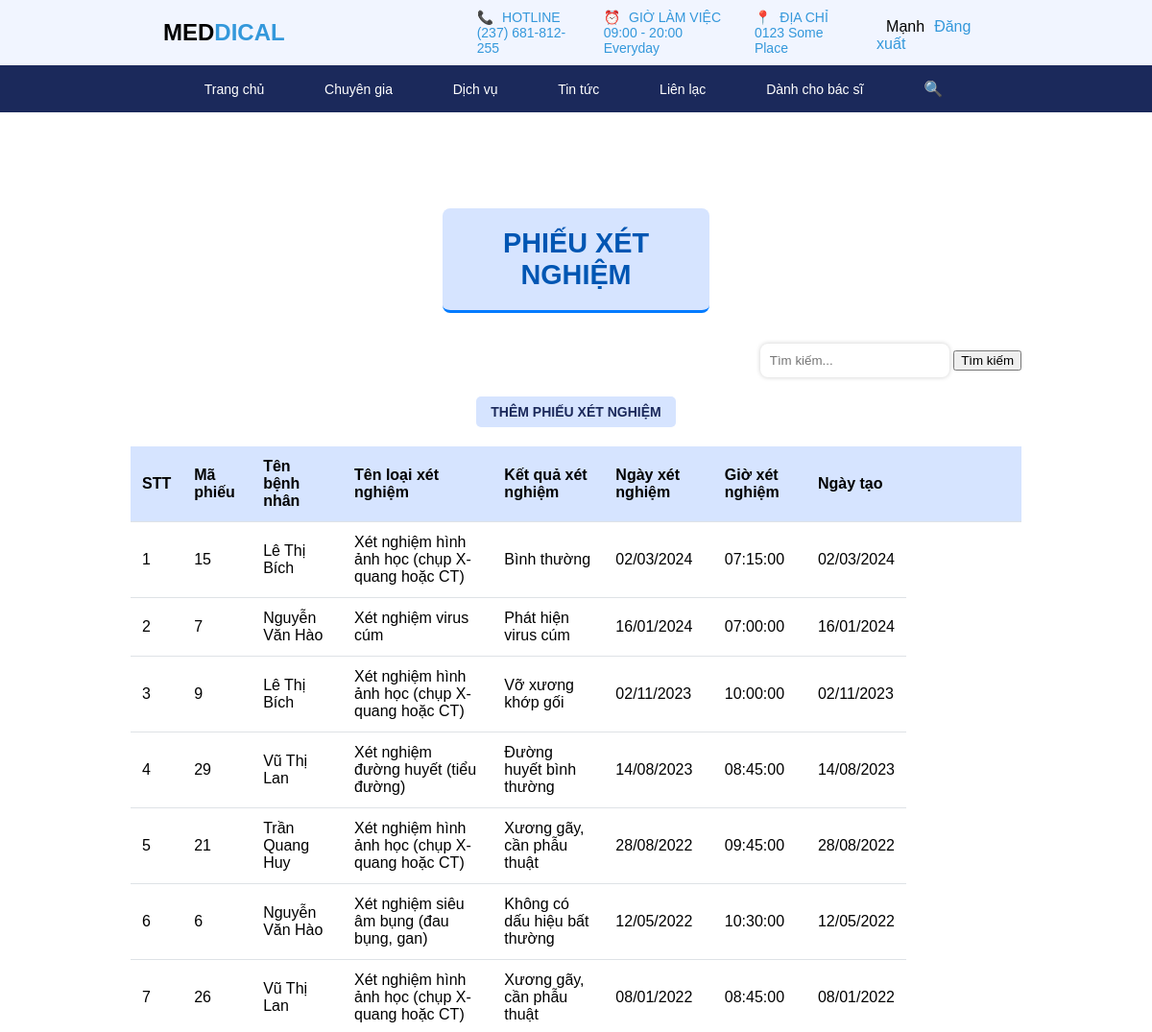
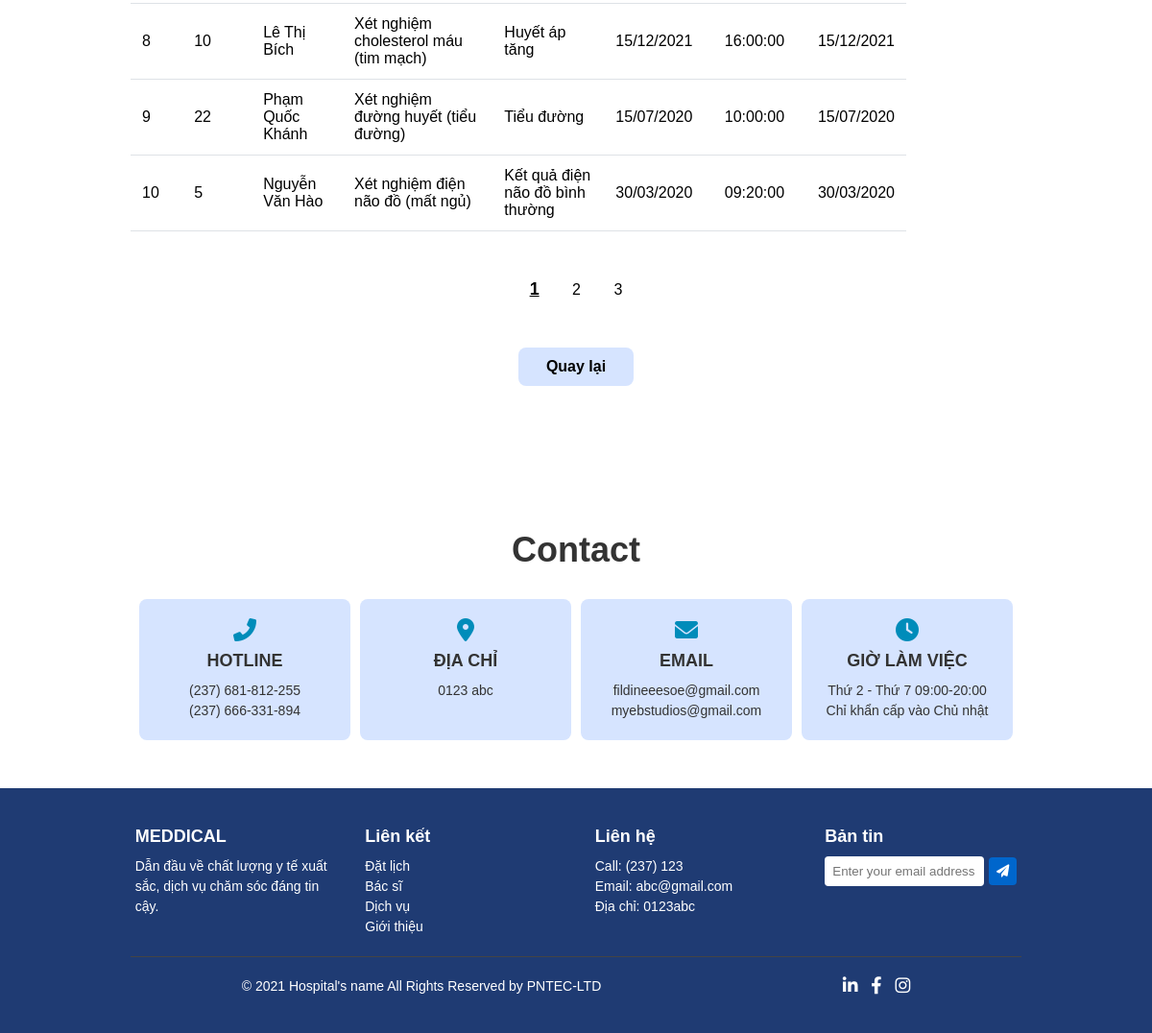
The app's page /php/HoSoBenhAn/phieuXetNghiem.php (signed in) with its own data (2 pictures, top to bottom).
### tables this page shows
CREATE TABLE `phieuxetnghiem` (
  `maPhieu` int(11) NOT NULL,
  `ketQuaXetNghiem` varchar(255) NOT NULL,
  `ngayXetNghiem` date DEFAULT NULL,
  `gioXetNghiem` time DEFAULT NULL,
  `ngayTaoPhieu` date DEFAULT NULL,
  `trangThai` varchar(255) NOT NULL,
  `maLoai` int(11) NOT NULL,
  `maHoSo` int(11) DEFAULT NULL
);

CREATE TABLE `loaixetnghiem` (
  `maLoai` int(11) NOT NULL,
  `tenLoai` varchar(255) NOT NULL
);

### php/myclass/clsbenhvien.php (called while the page is built, shortened)
<?php
    class hospital
    {
        public function connectdb()
        {
            $con=mysqli_connect("localhost","root","","benhvien");
            if(!$con)
            {
                echo 'Không thể kết nối đến database !';
                exit();
            }
            else
            {
                mysqli_set_charset($con,'utf8');
                return $con;
            }
        }
    }
?>

### php/myclass/clsbacsi_mc.php (the view, shortened to what this page needs)
<?php
    class bacsi extends hospital
    {
        public function  xemPhieuXetNghiem($sql,$inf_per_page,$current_page)
        {
            $link=$this->connectdb();
            $ketqua=mysqli_query($link,$sql);
            if(mysqli_num_rows($ketqua)>0)
            {
                echo'<table class="table table-hover" style="max-width: 1300px;">
                        <thead>
                            <tr>
                                <th align="center" valign="middle">STT</th>
                                <th align="center" valign="middle">Mã phiếu</th>
                                <th align="center" valign="middle">Tên bệnh nhân</th>
                                <th align="center" valign="middle">Tên loại xét nghiệm</th>
                                <th align="center" valign="middle">Kết quả xét nghiệm</th>
                                <th align="center" valign="middle">Ngày xét nghiệm</th>
                                <th align="center" valign="middle">Giờ xét nghiệm</th>
                                <th align="center" valign="middle" style="width: 100px;">Ngày tạo</th>
                                <th align="center" valign="middle" style="width: 120px;"></th>
                            </tr>
                        </thead>
                        <tbody>';
                $count=1 + ($current_page - 1) * $inf_per_page;
                while($row=mysqli_fetch_array($ketqua))
                {
                    $maPhieu=$row['maPhieu'];
                    $ketQuaXetNghiem=$row['ketQuaXetNghiem'];
                    $ngayXetNghiem=$row['ngayXetNghiem'];
                    $gioXetNghiem=$row['gioXetNghiem'];
                    $ngayTaoPhieu=$row['ngayTaoPhieu'];
                    $date = DateTime::createFromFormat('Y-m-d', $ngayXetNghiem);
                    $date_ngayXetNghiem = $date->format('d/m/Y');
                    $date_tao = DateTime::createFromFormat('Y-m-d', $ngayTaoPhieu);
                    $date_ngayTaoPhieu = $date_tao->format('d/m/Y');
                    echo'<tr>
                            <td align="center" valign="middle" class="pt-3">'.$count.'</td>
                            <td align="center" valign="middle" class="pt-3">'.$maPhieu.'</td>
                            <td align="center" valign="middle" class="pt-3">'.$row['hoTenBenhNhan'].'</td>
                            <td align="center" valign="middle" class="pt-3">'.$row['tenLoaiXetNghiem'].'</td>
                            <td align="center" valign="middle" class="pt-3">'.$ketQuaXetNghiem.'</td>
                            <td align="center" valign="middle" class="pt-3">'.$date_ngayXetNghiem.'</td>
                            <td align="center" valign="middle" class="pt-3">'.$gioXetNghiem.'</td>
                            <td align="center" valign="middle" class="pt-3">'.$date_ngayTaoPhieu.'</td>'
                            ;
                    echo'</tr>';
                    $count++;
                }
                echo'</tbody>
                    </table>';
            }
            else {
                echo "Không có hồ sơ nào.";
            }
        }
    }
?>

### php/layout/header.php (shortened to what this page needs)
<!DOCTYPE html>
<html lang="en">
<head>
    <link rel="stylesheet" href="https://cdnjs.cloudflare.com/ajax/libs/font-awesome/6.0.0-beta3/css/all.min.css">
    <link rel="stylesheet" href="../../css/mau.css">
</head>
</head>
<body>
    <div class="container">
        <header>
            <div class="header">
                <div class="logo"><a style="text-decoration: none; color: black;" href="../layout/trangchu.php">MED<span class="highlight">DICAL</a></span>
                </div>
                <div class="contact-info">
                    <div class="info">
                        <span class="icon">📞</span> HOTLINE <p>(237) 681-812-255</p>
                    </div>
                    <div class="info">
                        <span class="icon">⏰</span> GIỜ LÀM VIỆC <p>09:00 - 20:00 Everyday</p>
                    </div>
                    <div class="info">
                        <span class="icon">📍</span> ĐỊA CHỈ <p>0123 Some Place</p>
                    </div>
                    <div class="user">
                            <?php
                                if(isset($_SESSION['ten'])){
                                    $ten=$_SESSION['ten'];
                                    echo'<span style="margin-right: 10px; margin-left: 10px;">'.$ten.'</span>';
                                    echo '<a href="../logout/index.php" class="user-link">Đăng xuất</a>';
                                }
                                else
                                {
                                    echo '<a href="../login/index.php" class="user-link">Đăng nhập</a> / ';
                                    echo '<a href="../register/register.php" class="user-link">Đăng ký</a>';
                                }
                            ?>
                    </div>
                </div>
            </div>
        </header>
        <nav>
            <div class="navbar">
                <a href="../layout/trangchu.php">Trang chủ</a>
                <a href="../BenhNhan/chuyenGia.php">Chuyên gia</a>
                <a href="../BenhNhan/dichVu.php">Dịch vụ</a>
                <a href="../BenhNhan/tinTucBenhHoc.php">Tin tức</a>
                <a href="../BenhNhan/lienLac.php">Liên lạc</a>
                <?php
                    if (isset($_SESSION['vaiTro'])) {
                        switch ($_SESSION['vaiTro']) {
                            case 'Bác sĩ':
                                echo '<a href="../layout/danhChoBacSi.php">Dành cho bác sĩ</a>';
                                break;
                        }
                    }
                ?>
                <div class="search-booking">
                    <span class="icon">🔍</span>
                </div>
            </div>
        </nav>

### php/HoSoBenhAn/phieuXetNghiem.php (shortened to what this page needs)
    <?php include '../layout/header.php'; ?>
    <?php
        include '../myclass/clsbacsi_mc.php';
        $p=new bacsi();
    ?>
    <link rel="stylesheet" href="../../css/giaodienmc.css">
    <div class="section1">
        <div class="tenChucNang">
            <p class="tenChucNang_cuthe">PHIẾU XÉT NGHIỆM</p>
        </div>
        <form action="" method="post">
            <div class="search-container" align="right" style="margin-bottom: 20px;">
                <input type="text" id="searchInput" name="txtsearch" placeholder="Tìm kiếm..." class="form-control d-inline-block" style="width: auto; display: inline-block;">
                <input type="submit" name="nut" class="btn btn-primary" value="Tìm kiếm">
            </div>
            <div class="them">
                <a href="themPhieuXetNghiem.php"><button type="button" class="btn btn-success">THÊM PHIẾU XÉT NGHIỆM</button></a>
            </div>
            <?php
                $inf_per_page=!empty($_REQUEST['per_page'])?$_REQUEST['per_page']:10;
                $current_page=!empty($_REQUEST['page'])?$_REQUEST['page']:1;
                $offset=($current_page-1) * $inf_per_page;
                $totalsql=mysqli_query($p->connectdb(),"SELECT * FROM phieuxetnghiem ");
                $totalsql=$totalsql->num_rows;
                $totalpages=ceil($totalsql/$inf_per_page);
                if(!empty($_REQUEST['txtsearch']) && isset($_REQUEST['nut'])=='Tìm kiếm')
                {
                    $p->search("SELECT pxn.maPhieu, concat(bn.hoTenDem, ' ', bn.ten) as  hoTenBenhNhan, lxn.tenLoai as tenLoaiXetNghiem, pxn.ketQuaXetNghiem,
                                    pxn.ngayXetNghiem,pxn.gioXetNghiem,pxn.ngayTaoPhieu
                                    FROM loaixetnghiem lxn
                                        JOIN phieuxetnghiem pxn on lxn.maLoai= pxn.maLoai
                                        JOIN hosobenhan hsbn on pxn.maHoSo = hsbn.maHoSo
                                        JOIN benhnhan bn on hsbn.maBenhNhan=bn.maBenhNhan
                                    where concat(bn.hoTenDem, ' ', bn.ten) like '%".$_REQUEST['txtsearch']."%'
                                    ORDER BY pxn.ngayTaoPhieu DESC");
                }
                else
                {
                    $p->xemPhieuXetNghiem("SELECT pxn.maPhieu, concat(bn.hoTenDem, ' ', bn.ten) as  hoTenBenhNhan, lxn.tenLoai as tenLoaiXetNghiem, pxn.ketQuaXetNghiem,
                                    pxn.ngayXetNghiem,pxn.gioXetNghiem,pxn.ngayTaoPhieu
                                    FROM loaixetnghiem lxn
                                        JOIN phieuxetnghiem pxn on lxn.maLoai= pxn.maLoai
                                        JOIN hosobenhan hsbn on pxn.maHoSo = hsbn.maHoSo
                                        JOIN benhnhan bn on hsbn.maBenhNhan=bn.maBenhNhan
                                    ORDER BY pxn.ngayTaoPhieu DESC limit $inf_per_page offset $offset",$inf_per_page,$current_page);
                    echo "<div class='pagination'>";
                        include 'pagination.php';
                    echo"</div>";
                }
            ?>
        </form>
        <div class="button">
        <input type="submit" name="nut" id="backButton" value="Quay lại" onclick="window.history.back();">
        </div>
    </div>
<?php include '../layout/footer.php'; ?>

### php/HoSoBenhAn/pagination.php
<?php for($num=1;$num<=$totalpages;$num++){ ?>
    <?php if($num != $current_page){ ?>
        <a class="page_item" href="?per_page=<?=$inf_per_page?>&page=<?=$num ?>"><?=$num ?></a>
    <?php }else{?>
        <strong style="font-size: 18px; text-decoration:underline;" class="current_page page_item"><?=$num ?></strong>
    <?php } ?>
<?php } ?>

### php/layout/footer.php (shortened to what this page needs)
<div class="contact">
            <div class="contact-section">
                <h1>Contact</h1>
                <div class="contact-info-1">
                    <div class="contact-box">
                        <i class="fas fa-phone-alt"></i>
                        <h3>HOTLINE</h3>
                        <p>(237) 681-812-255<br>(237) 666-331-894</p>
                    </div>
                    <div class="contact-box">
                        <i class="fas fa-map-marker-alt"></i>
                        <h3>ĐỊA CHỈ</h3>
                        <p>0123 abc</p>
                    </div>
                    <div class="contact-box">
                        <i class="fas fa-envelope"></i>
                        <h3>EMAIL</h3>
                        <p>fildineeesoe@gmail.com<br>myebstudios@gmail.com</p>
                    </div>
                    <div class="contact-box">
                        <i class="fas fa-clock"></i>
                        <h3>GIỜ LÀM VIỆC</h3>
                        <p>Thứ 2 - Thứ 7 09:00-20:00<br>Chỉ khẩn cấp vào Chủ nhật</p>
                    </div>
                </div>
            </div>
        </div>
        <footer>
            <div class="footer-content">
                <div class="footer-box">
                    <h2>MEDDICAL</h2>
                    <p>Dẫn đầu về chất lượng y tế xuất sắc, dịch vụ chăm sóc đáng tin cậy.</p>
                </div>
                <div class="footer-box">
                    <h3>Liên kết</h3>
                    <p><a href="#">Đặt lịch</a><br><a href="#">Bác sĩ</a><br><a href="#">Dịch vụ</a><br><a href="#">Giới thiệu</a></p>
                </div>
                <div class="footer-box">
                    <h3>Liên hệ</h3>
                    <p>Call: (237) 123<br>Email: abc@gmail.com<br>Địa chỉ: 0123abc</p>
                </div>
                <div class="footer-box">
                    <h3>Bản tin</h3>
                    <div class="newsletter">
                        <input type="email" placeholder="Enter your email address">
                        <button><i class="fa-solid fa-paper-plane"></i></button>
                    </div>
                </div>
            </div>
            <div class="footer-bottom">
                <p>© 2021 Hospital's name All Rights Reserved by PNTEC-LTD</p>
                <div class="icon-social">
                    <i class="fab fa-linkedin-in"></i>
                    <i class="fab fa-facebook-f"></i>
                    <i class="fab fa-instagram"></i>
                </div>
            </div>
        </footer>
    </div>
</body>
</html>

### css/mau.css (style rules this page uses)
* { box-sizing: border-box; margin: 0px auto; font-family: Arial, sans-serif; }
.container { width: 100%; height: auto; }
header { background-color: #f1f5ff; }
.header { width: 80%; display: flex; justify-content: space-between; align-items: center; padding: 10px 50px; }
.logo { font-size: 24px; font-weight: bold; color: #1b295b; margin-right: 200px; }
.logo .highlight { color: #3498db; }
.contact-info { display: flex; gap: 30px; justify-content: center; align-items: center; }
.contact-info .info { font-size: 14px; color: #3498db; }
.icon { margin-right: 5px; color: #1b295b; }
.user { margin-top: 5px; }
.user .user-link { color: #3498db; text-decoration: none; }
nav { width: 100%; height: auto; background-color: #1b295b; }
.navbar { width: 80%; display: flex; justify-content: space-between; align-items: center; padding: 15px 50px; }
.navbar a { color: #ffffff; text-decoration: none; margin-right: 20px; font-size: 14px; }
.search-booking { display: flex; align-items: center; gap: 10px; }
.search-booking .icon { color: #ffffff; }
button[type="button"] { background-color: #dce6ff; border: none; padding: 8px 15px; border-radius: 5px; color: #1b295b; cursor: pointer; font-size: 14px; }
.contact { width: 100%; height: auto; }
.contact-section { width: 80%; text-align: center; padding: 50px 20px; }
.contact-section h1 { font-size: 36px; color: #333; margin-bottom: 30px; }
.contact-info-1 { display: flex; }
.contact-box { background-color: #d6e4ff; padding: 20px; border-radius: 8px; width: 220px; text-align: center; color: #333; }
.contact-box i { font-size: 24px; margin-bottom: 10px; color: #008cba; }
.contact-box h3 { font-size: 18px; margin-bottom: 10px; }
.contact-box p { font-size: 14px; line-height: 1.5; }
footer { background-color: #1f3b73; color: #fff; padding: 40px 20px; width: 100%; }
.footer-content { width: 80%; display: flex; gap: 30px; flex-wrap: wrap; justify-content: center; margin-bottom: 20px; }
.footer-box { width: 200px; }
.footer-box h2, .footer-box h3 { font-size: 18px; margin-bottom: 10px; }
.footer-box p { font-size: 14px; line-height: 1.5; }
.footer-box a { color: white; text-decoration: none; }
.newsletter { display: flex; align-items: center; gap: 5px; }
.newsletter input { padding: 8px; border-radius: 4px; border: none; width: 100%; }
.newsletter button { padding: 8px; border-radius: 4px; background-color: #0066cc; border: none; color: #fff; cursor: pointer; }
.footer-bottom { width: 80%; display: flex; justify-content: space-between; align-items: center; flex-wrap: wrap; gap: 10px; font-size: 14px; border-top: 1px solid #444; padding-top: 20px; }
.icon-social i { font-size: 18px; margin-left: 10px; cursor: pointer; }

### records on screen
phieuxetnghiem: maPhieu "15", hoTenBenhNhan "Lê Thị Bích", maLoai.tenLoai "Xét nghiệm hình ảnh học (chụp X-quang hoặc CT)", ketQuaXetNghiem "Bình thường", ngayXetNghiem "02/03/2024", gioXetNghiem "07:15:00", ngayTaoPhieu "02/03/2024"
phieuxetnghiem: maPhieu "7", hoTenBenhNhan "Nguyễn Văn Hào", maLoai.tenLoai "Xét nghiệm virus cúm", ketQuaXetNghiem "Phát hiện virus cúm", ngayXetNghiem "16/01/2024", gioXetNghiem "07:00:00", ngayTaoPhieu "16/01/2024"
phieuxetnghiem: maPhieu "9", hoTenBenhNhan "Lê Thị Bích", maLoai.tenLoai "Xét nghiệm hình ảnh học (chụp X-quang hoặc CT)", ketQuaXetNghiem "Vỡ xương khớp gối", ngayXetNghiem "02/11/2023", gioXetNghiem "10:00:00", ngayTaoPhieu "02/11/2023"
phieuxetnghiem: maPhieu "29", hoTenBenhNhan "Vũ Thị Lan", maLoai.tenLoai "Xét nghiệm đường huyết (tiểu đường)", ketQuaXetNghiem "Đường huyết bình thường", ngayXetNghiem "14/08/2023", gioXetNghiem "08:45:00", ngayTaoPhieu "14/08/2023"
phieuxetnghiem: maPhieu "21", hoTenBenhNhan "Trần Quang Huy", maLoai.tenLoai "Xét nghiệm hình ảnh học (chụp X-quang hoặc CT)", ketQuaXetNghiem "Xương gãy, cần phẫu thuật", ngayXetNghiem "28/08/2022", gioXetNghiem "09:45:00", ngayTaoPhieu "28/08/2022"
phieuxetnghiem: maPhieu "6", hoTenBenhNhan "Nguyễn Văn Hào", maLoai.tenLoai "Xét nghiệm siêu âm bụng (đau bụng, gan)", ketQuaXetNghiem "Không có dấu hiệu bất thường", ngayXetNghiem "12/05/2022", gioXetNghiem "10:30:00", ngayTaoPhieu "12/05/2022"
phieuxetnghiem: maPhieu "26", hoTenBenhNhan "Vũ Thị Lan", maLoai.tenLoai "Xét nghiệm hình ảnh học (chụp X-quang hoặc CT)", ketQuaXetNghiem "Xương gãy, cần phẫu thuật", ngayXetNghiem "08/01/2022", gioXetNghiem "08:45:00", ngayTaoPhieu "08/01/2022"
phieuxetnghiem: maPhieu "10", hoTenBenhNhan "Lê Thị Bích", maLoai.tenLoai "Xét nghiệm cholesterol máu (tim mạch)", ketQuaXetNghiem "Huyết áp tăng", ngayXetNghiem "15/12/2021", gioXetNghiem "16:00:00", ngayTaoPhieu "15/12/2021"
phieuxetnghiem: maPhieu "22", hoTenBenhNhan "Phạm Quốc Khánh", maLoai.tenLoai "Xét nghiệm đường huyết (tiểu đường)", ketQuaXetNghiem "Tiểu đường", ngayXetNghiem "15/07/2020", gioXetNghiem "10:00:00", ngayTaoPhieu "15/07/2020"
phieuxetnghiem: maPhieu "5", hoTenBenhNhan "Nguyễn Văn Hào", maLoai.tenLoai "Xét nghiệm điện não đồ (mất ngủ)", ketQuaXetNghiem "Kết quả điện não đồ bình thường", ngayXetNghiem "30/03/2020", gioXetNghiem "09:20:00", ngayTaoPhieu "30/03/2020"

### other values on screen
$ten "Mạnh"
